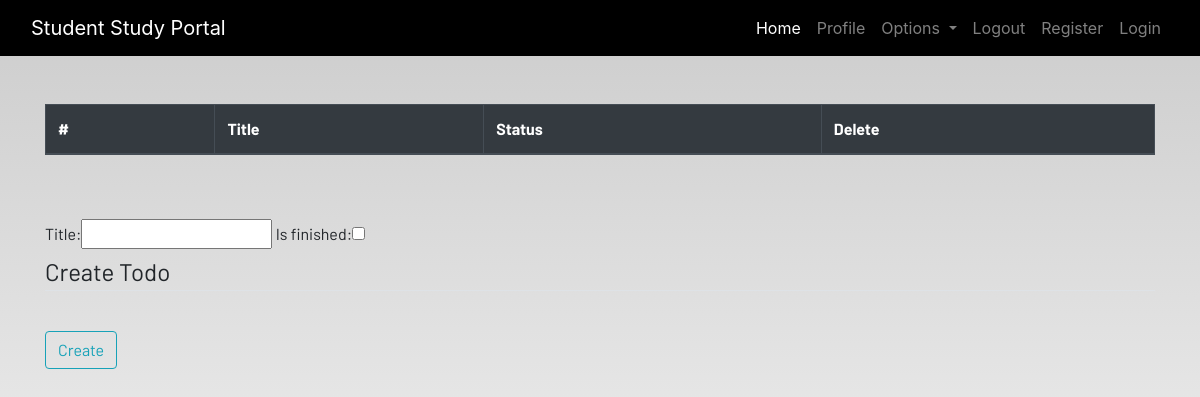
Page /todo (signed in) on the earlier database version.
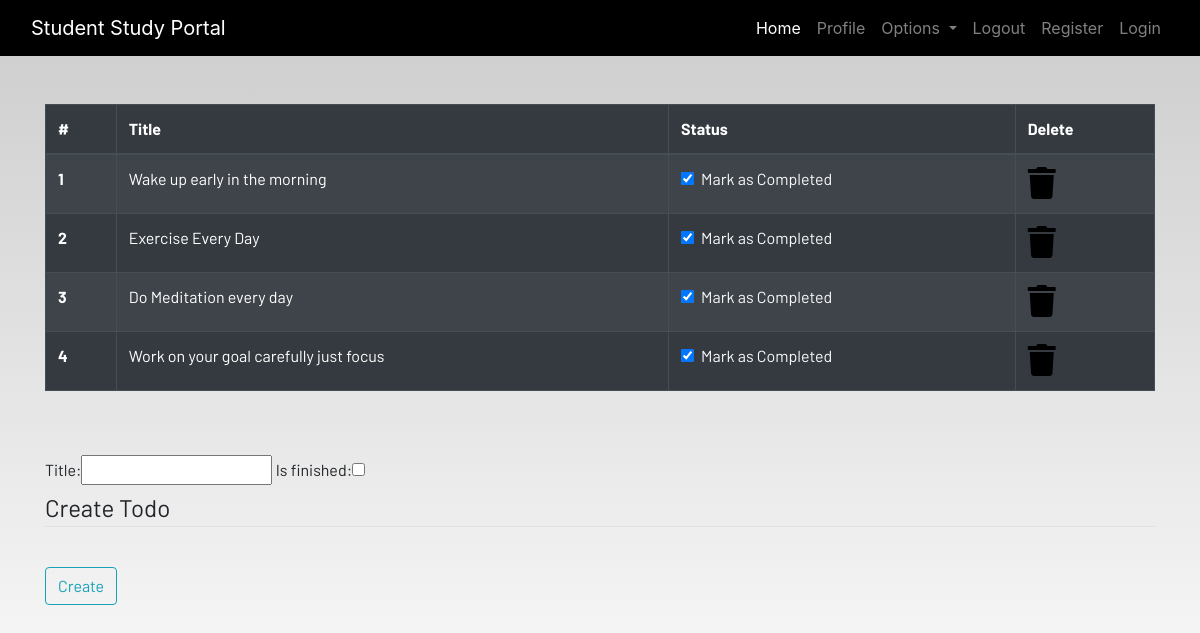
Same page on the later database version.
### dashboard/models.py (models this page shows, shortened)
class Todo(models.Model):
  user = models.ForeignKey(User,on_delete=models.CASCADE)
  title = models.CharField(max_length=100)
  is_finished = models.BooleanField(default=False)

### dashboard/views.py (the view)
# urls.py: path('todo',views.todo,name='todo'),
def todo(request):
  if request.method == 'POST':
    form = TodoForm(request.POST)
    if form.is_valid():
      try:
        finished =request.POST['is_finished']
        if finished == 'on':
          finished = True
        else:
          finished = False
      except:
        finished = False
      todos = Todo(
        user = request.user,
        title = request.POST['title'],
        is_finished = finished
      )
      todos.save()
      messages.success(request, F'Todo added from {request.user.username}!!')
  else:
    form = TodoForm()
  todo = Todo.objects.filter(user=request.user)
  if len(todo) == 0:
    todos_done = True
  else:
    todos_done = False
  context = {
    'form': form,
    'todos' : todo,
    'todos_done' : todos_done
  }
  return render(request,'dashboard/todo.html',context)

### dashboard/forms.py
class TodoForm(forms.ModelForm):
  class Meta:
    model = Todo
    fields = ['title', 'is_finished']

### dashboard/templates/dashboard/todo.html
{% extends 'dashboard/base.html' %} {% load static %} {% block content %}
<div class="container">
  {% if not toods_done %}
  <table class="table table-striped table-bordered table-hover table-dark">
    <thead>
      <tr>
        <th scope="col">#</th>
        <th scope="col">Title</th>
        <th scope="col">Status</th>
        <th scope="col">Delete</th>
      </tr>
    </thead>
    <tbody>
      {% for todo in todos %}
      <tr>
        <th scope="row">{{forloop.counter}}</th>
        <td>{{todo.title}}</td>
        <td>
          <a href="{% url 'updated-todos' todo.id %}">
            <div class="form-check">
              {% if todo.is_finished == True %}
              <input
                class="form-check-input"
                type="checkbox"
                value=""
                checked
              />
              {% else %}
              <input class="form-check-input" type="checkbox" value="" />
              {% endif %}
              <label class="form-check-label text-light" for="flexCheckDefault">
                Mark as Completed
              </label>
            </div>
          </a>
        </td>
        <td>
          <a href="{% url 'deleted_todo' todo.id %}"
            ><i class="fa fa-trash fa-2x"></i
          ></a>
        </td>
      </tr>
      {% endfor %}
    </tbody>
  </table>
  {% else %}
  <h4>All tasks have been done!! create to add more</h4>
  {% endif %}
</div>
<br /><br />
<div class="container">
  <form method="POST">
    {% csrf_token %} {{form}}
    <fieldset class="form-group">
      <legend class="border-bottom mb-4">Create Todo</legend>
    </fieldset>
    <div class="form-group">
      <button href="" class="btn btn-outline-info" type="submit">Create</button>
    </div>
  </form>
</div>
{% endblock content %}

Differences in the rows shown:
added Todo: title "Wake up early in the morning"
added Todo: title "Exercise Every Day"
added Todo: title "Do Meditation every day"
added Todo: title "Work on your goal carefully just focus"
